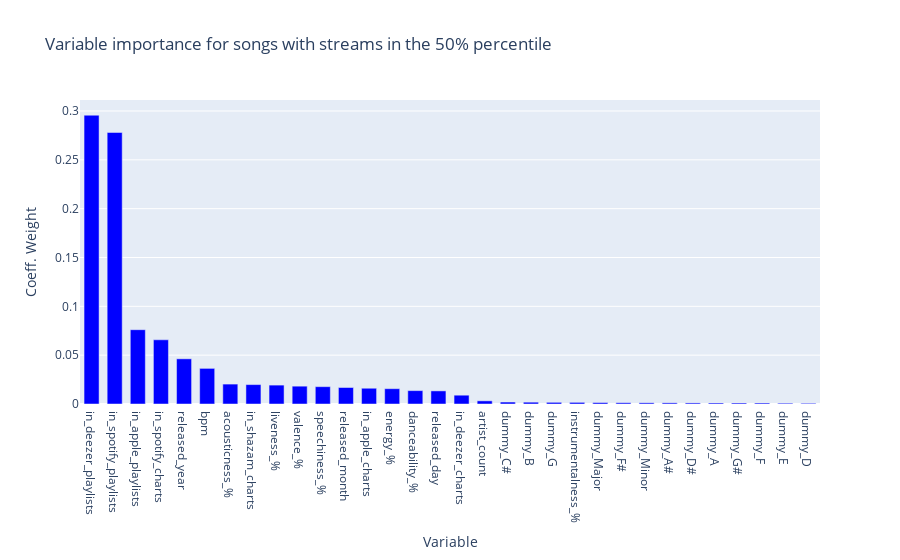

Notebook code cell kept with this figure:
### Code cell
plot_coeff_importance(popular_songs_coeff_importance, "Variable importance for songs with streams in the 50% percentile")

### Figure 1 — Plotly figure (JSON) as saved in the notebook; plotly's stock layout.template omitted (floating-point values rounded to 4 significant figures)
{"data": [{"marker": {"color": "blue"}, "type": "bar", "width": [0.65, 0.65, 0.65, 0.65, 0.65, 0.65, 0.65, 0.65, 0.65, 0.65, 0.65, 0.65, 0.65, 0.65, 0.65, 0.65, 0.65, 0.65, 0.65, 0.65, 0.65, 0.65, 0.65, 0.65, 0.65, 0.65, 0.65, 0.65, 0.65, 0.65, 0.65, 0.65], "x": ["in_deezer_playlists", "in_spotify_playlists", "in_apple_playlists", "in_spotify_charts", "released_year", "bpm", "acousticness_%", "in_shazam_charts", "liveness_%", "valence_%", "speechiness_%", "released_month", "in_apple_charts", "energy_%", "danceability_%", "released_day", "in_deezer_charts", "artist_count", "dummy_C#", "dummy_B", "dummy_G", "instrumentalness_%", "dummy_Major", "dummy_F#", "dummy_Minor", "dummy_A#", "dummy_D#", "dummy_A", "dummy_G#", "dummy_F", "dummy_E", "dummy_D"], "y": [0.2957, 0.278, 0.07608, 0.06575, 0.04626, 0.03647, 0.0204, 0.01987, 0.01935, 0.01826, 0.01774, 0.01689, 0.01614, 0.01567, 0.0137, 0.01342, 0.009019, 0.003222, 0.002011, 0.001859, 0.001702, 0.001667, 0.001447, 0.001295, 0.001212, 0.001164, 0.001088, 0.001034, 0.001026, 0.001002, 0.0008119, 0.0007121]}], "layout": {"title": {"text": "Variable importance for songs with streams in the 50% percentile"}, "xaxis": {"title": {"text": "Variable"}}, "yaxis": {"title": {"text": "Coeff. Weight"}}}}
